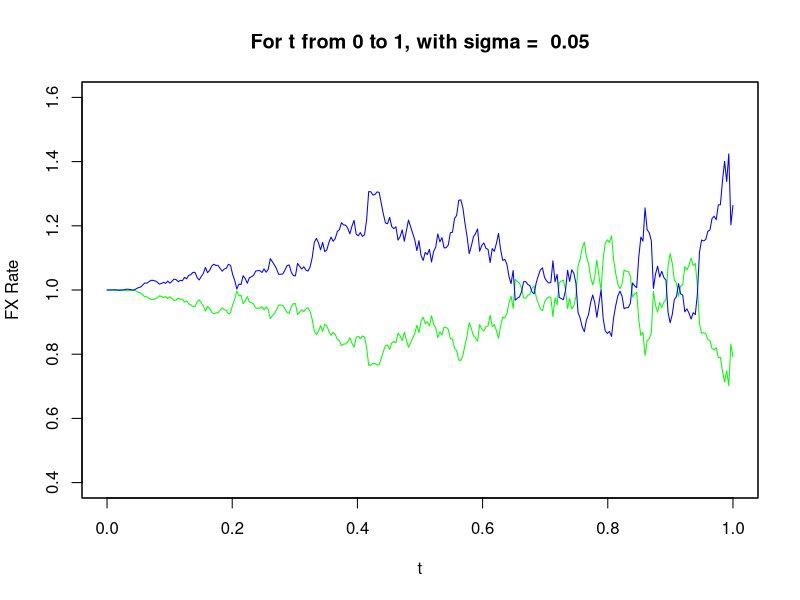

The R source for this figure:
n=300
sigma=0.05
K=seq(from = 1, to = n-1)
Dt = c()
Et = c()

path = file.path(getwd(), paste("Exercise_o9c_plot", "png", sep = "."))
#pdf(file = path)
png(filename = path, width = 640, height = 480, units = "px", pointsize = 12,
    bg = "white", res = NA, family = "", restoreConsole = TRUE, type = "windows", antialias = "cleartype")
#setEPS()
#postscript(file = path, horizontal = F)
t=seq(from = 0, to = 1, length.out = n)
X=rnorm(n, mean = 0, sd = t)
Dt[1]=exp(sigma*X[1])
Et[1]=exp(-sigma*X[1])
for (i in K){
Dt[i+1]=Dt[i]*exp(sigma*X[i+1])
Et[i+1]=Et[i]*exp(-sigma*X[i+1])
}
plot(t, Dt, type = "l", ylim = c(0.4,1.6), col = "green", xlab = "t", ylab = "FX Rate", main = paste("For t from 0 to 1, with sigma = ", sigma), lwd = 1)
lines(t, Et, col = "blue", lwd = 1)
box()
dev.off()